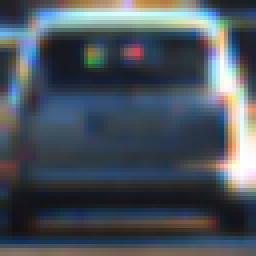
#> input picture Source Code/Module 5 Vehicle Detection/vehicles/1273.png, 64 x 64 px (shown 4 times larger); its folder holds only this picture in this run
$ jupyter execute --allow-errors Vehicle_detection.ipynb   (older library calls are emulated)
#> lines starting #> are read from the running program, lines starting #| are printed output that depends on the picture; after the words box and inside, x2 and y2 are one past the last pixel; in counts of white or black regions, pixels touching at a corner belong together
# Title: Vehicle detection

## 1. Analysis

[cell 1]
from __future__ import print_function

Future is basically the missing compatibilty layer betweeb python 2 and python 3. It allows use to use python 3.x codebase with minimal overhead.

[cell 2]
from skimage.feature import hog

[cell 3]
import matplotlib.image as mpimg

[cell 4]
import matplotlib.pyplot as plt

[cell 5]
import numpy as np

[cell 6]
import cv2

[cell 7]
import glob

[cell 8]
import time

This module provides various time-related functions. For related functionality, see also the datetime and calendar modules.

[cell 9]
from sklearn.svm import LinearSVC

The support vector machines in scikit-learn support both dense (numpy.ndarray and convertible to that by numpy.asarray) and sparse (any scipy.sparse) sample vectors as input. However, to use an SVM to make predictions for sparse data, it must have been fit on such data.

[cell 10]
from sklearn.preprocessing import StandardScaler

Standardize a dataset along any axis.
Center to the mean and component wise scale to unit variance.

[cell 11]
from sklearn.model_selection import train_test_split

Model selection and evaluation using tools, such as model_selection.GridSearchCV and model_selection.cross_val_score, take a scoring parameter that controls what metric they apply to the estimators evaluated.

[cell 12]
import pickle

The pickle module implements a fundamental, but powerful algorithm for serializing and de-serializing a Python object structure. “Pickling” is the process whereby a Python object hierarchy is converted into a byte stream, and “unpickling” is the inverse operation, whereby a byte stream is converted back into an object hierarchy.

[cell 13]
#image = mpimg.imread('test_images/test1.jpg')
#return value of imread is numpy.array
#define a function to compute a colour histogram
#We need to change bin_range if reading .png file with mpimg
# [156 lines left out: functions color_hist, bin_spatial, get_hog_features, extract_features, not called in this run]

cars = glob.glob('vehicles/**/*.png', recursive = True)
not_cars = glob.glob('non-vehicles/**/*.png', recursive = True)

#Reduce the sample size
sample_size = 10
cars = cars[0:sample_size]
not_cars = not_cars[0:sample_size]

#select one car by index randomly
#> (the rest of this cell did not finish here and is left out)

## 2. Linear SVM

### 2.1 Set parameters used to call extract features:

[cell 14]
color_space = "RGB"
orient = 9
pix_per_cell = 8
cell_per_block = 2
hog_channel = 'ALL'
spatial_size = (32,32)
hist_bins = 32
spatial_feat = True
hist_feat = True
hog_feat = True

def color_hist(image, nbins=32, bins_range=(0,256)):
    #compute the histogram for RGB channels separately
    rhist = np.histogram(image[:,:,0], bins = 32, range = (0,256))
    ghist = np.histogram(image[:,:,1], bins = 32, range = (0,256))
    bhist = np.histogram(image[:,:,2], bins = 32, range = (0,256))

    #Generating bin centers
    bin_edges = rhist[1]
    bin_centers = (bin_edges[1:] + bin_edges[0:len(bin_edges)-1])/2

    #Now we concatenate the histograms for R, G, B into a single feature vector
    hist_features = np.concatenate((rhist[0], ghist[0], bhist[0]))
    return hist_features

#define a function to compute binned color features
def bin_spatial(img, size=(32, 32)):

    features = cv2.resize(img, size).ravel()
    #ravel() creates a flattened 1-D array
    return features


#define a function to return HOG features and visualization
def get_hog_features(img, orient = 8, pix_per_cell = 8, cell_per_bock = 2, vis = True, feature_vec = True):
    #If visualization is turned on ie vis == True, then return even the visualization. Else just return the features
    if vis == True:
        features, hog_image = hog(img, orientations=orient,
                                  pixels_per_cell=(pix_per_cell,pix_per_cell),
                                  cells_per_block=(cell_per_bock,cell_per_bock),
                                  visualise=vis, transform_sqrt=False,
                                  feature_vector=feature_vec, normalise=None)
        return features, hog_image
    else:
        features = hog(img, orientations=orient,
                       pixels_per_cell = (pix_per_cell,pix_per_cell),
                       cells_per_block=(cell_per_bock,cell_per_bock),
                       visualise=vis, transform_sqrt=False,
                       feature_vector=feature_vec, normalise=None)
        return features

#define a function to extract features from a list of images
def extract_features(images, color_space = 'RGB', spatial_size = (32,32),
                     hist_bins = 32, orient = 9,
                     pix_per_cell = 8, cell_per_block = 2, hog_channel = 0,
                     spatial_feat = True, hist_feat = True, hog_feat = True,
                     viz = False, viz_only = False, hog_viz_name = "", viz_title = "HOG Visualization"):

    features = []
    for file in images:
        #File to store features of individual images
        file_features = []
        img = mpimg.imread(file)
        #The value of img will be the dimensions width X height given as array. Type is numpy.ndarray

        if color_space != 'RGB':
            if color_space == 'HSV':
                feature_image = cv2.cvtColor(img, cv2.COLOR_RGB2HSV)
            if color_space == 'LUV':
                feature_image = cv2.cvtColor(img, cv2.COLOR_RGB2LUV)
            if color_space == 'HLS':
                feature_image = cv2.cvtColor(img, cv2.COLOR_RGB2HLS)
            if color_space == 'YUV':
                feature_image = cv2.cvtColor(img, cv2.COLOR_RGB2YUV)
            if color_space == 'YCrCb':
                feature_image = cv2.cvtColor(img, cv2.COLOR_RGB2YCrCb)
        else:
            feature_image = np.copy(img)

        #Apply Spatial binning and color conversion
        if spatial_feat == True:
            spatial_features = bin_spatial(feature_image, spatial_size)
            file_features.append(spatial_features)
        #Apply color histogram
        if hist_feat == True:
            hist_features = color_hist(feature_image, nbins=hist_bins)
            #print("The returned value of hist features is :", hist_features)
            #print("Length is: ", len(hist_features))
            file_features.append(hist_features)
        #Call get_hog_features() with vis = False, feature_vec = True
        if hog_feat == True:
            if viz == True:
                if hog_channel == 'ALL':
                    hog_features = []
                    for channel in range(feature_image.shape[2]):
                        hog_feature, hog_image = get_hog_features(feature_image[:,:,channel],
                                                                  orient, pix_per_cell, cell_per_block,
                                                                  vis=True, feature_vec=True)
                        hog_features.append(hog_feature)
                    hog_features = np.ravel(hog_features)

                else:
                    hog_features, hog_image = get_hog_features(feature_image[:,:,hog_channel],
                                                               orient, pix_per_cell, cell_per_block,
                                                               vis=True, feature_vec=True)
                    print("The hog_features are: ", len(hog_features), type(hog_features))
                    print("The hog_image: ", len(hog_image), type(hog_image))
                #Plot HOG visualization
                #Show only ther HOG image
                if viz_only == True:
                    fig = plt.figure()
                    plt.imshow(hog_image)
                    plt.title(viz_title)
                    #plt.show()
                    #plt.savefig(hog_viz_name, bbox_inches='tight')
                #Show both the original and HOG image side by side for better comparison
                else:
                    fig = plt.figure()
                    plt.subplot(121)
                    plt.imshow(feature_image)
                    plt.title('Sample image')
                    plt.subplot(122)
                    plt.imshow(hog_image)
                    plt.title('Example HOG visualization')
                    #plt.show()
                    #plt.savefig(hog_viz_name + "_double", bbox_inches='tight')

            #Now, if viz == False
            #Same as the previous step, except that here we are not going to plot the images.
            else:
                if hog_channel == 'ALL':
                    hog_features = []
                    for channel in range(feature_image.shape[2]):
                        hog_feature = get_hog_features(feature_image[:,:,channel],
                                                       orient, pix_per_cell, cell_per_block,
                                                       vis=False, feature_vec=True)
                        hog_features.append(hog_feature)
                    hog_features = np.ravel(hog_features)
                else:
                    hog_features = get_hog_features(feature_image[:,:,hog_channel],
                                                    orient, pix_per_cell, cell_per_block,
                                                    vis=False, feature_vec=True)

            #Append the new feature vector to the features list
            file_features.append(hog_features)
            #print("Length of file_featuers on appending hog_features : ", len(file_features))
        features.append(np.concatenate(file_features))
    #Return the list of feature vectors
    return features

cars = glob.glob('vehicles/**/*.png', recursive = True)
not_cars = glob.glob('non-vehicles/**/*.png', recursive = True)

#Reduce the sample size
#sample_size = 5
#cars = cars[0:sample_size]
#not_cars = not_cars[0:sample_size]

#call the funtion on the image/images
car_features = extract_features(cars, color_space=color_space,
                                spatial_size=spatial_size,
                                hist_bins=hist_bins, orient=orient,
                                pix_per_cell=pix_per_cell,
                                cell_per_block=cell_per_block,
                                hog_channel='ALL', spatial_feat=spatial_feat,
                                hist_feat=hist_feat, hog_feat=hog_feat,
                                viz=False)
#> in extract_features, img is the input picture: shape (64, 64, 3) float32; mean R, G, B 0.288, 0.323, 0.36
#> in bin_spatial, `features = cv2.resize(img, size).ravel()`: features = 3072 values, max 1 at index 851, min 0.0637 at index 603, mean 0.324
#> in extract_features, `spatial_features = bin_spatial(feature_image, spatial_size)`: spatial_features has the same summary as features in bin_spatial
#> in color_hist, `bin_edges = rhist[1]`: bin_edges = 33 values from 0 to 256
#> in color_hist, `bin_centers = (bin_edges[1:] + bin_edges[0:len(bin_edges)-1])/2`: bin_centers = 32 values from 4 to 252
#> in color_hist, `hist_features = np.concatenate((rhist[0], ghist[0], bhist[0]))`: hist_features = 96 values, max 4096 at index 0, min 0 at index 1, mean 128
#> after the loop in extract_features, `for channel in range(feature_image.shape[2]):`: hog_features = 3 items
#> in extract_features, `hog_features = np.ravel(hog_features)`: hog_features = 5292 values, max 0.618 at index 3604, min 0 at index 7, mean 0.109
#> car_features = 1 item
not_car_features = extract_features(not_cars, color_space=color_space,
                                spatial_size=spatial_size,
                                hist_bins=hist_bins, orient=orient,
                                pix_per_cell=pix_per_cell,
                                cell_per_block=cell_per_block,
                                hog_channel='ALL', spatial_feat=spatial_feat,
                                hist_feat=hist_feat, hog_feat=hog_feat,
                                viz=False)

#Type of x is numpy.ndarray
#it will have the length = 10 cars + 10 not-cars = 20
#> (the rest of this cell did not finish here and is left out)

## 3. Sliding window

[cell 15]
#implement a sliding window and use your trained classifier to search for vehicles in images
#The function takes an image, start and stop positions in both x and y, window size(x and y dimensions),
#and overlap fraction (for both x and y)
#Default xy_window is 64 X 64 and there is 50% overlap
def slide_window(img, x_start_stop = [None, None], y_start_stop = [None, None],
                 xy_window = (64,64), xy_overlap = (0.5,0.5)):

    """
    print(x_start_stop)
    print(y_start_stop)

    If we call the function plainly without providing the x_start_stop and y_start_stop, then the output is:
    [None, None]
    [None, None]
    """


    #if x and/or y start/stop positions are not defined, set to image size
    if x_start_stop[0] == None:
        x_start_stop[0] = 0
    if x_start_stop[1] == None:
        x_start_stop[1] = img.shape[1]

    if y_start_stop[0] == None:
        y_start_stop[0] = 0
    if y_start_stop[1] == None:
        y_start_stop[1] = img.shape[0]

    """
    It will be list as the default args is [None, None]
    print(x_start_stop)
    print(type(x_start_stop))

    Output:
    [0, 1280]
    <class 'list'>
    ------------------------
    print(y_start_stop)
    print(type(y_start_stop))

    Output:
    [0, 720]
    <class 'list'>
    """

    #Compute the span of the region to be searched
    x_span = x_start_stop[1] - x_start_stop[0]
    y_span = y_start_stop[1] - y_start_stop[0]

    #here we can select how much region of our image we want to scan. As the car can be in any region, and not any sepcific
    #part, we will scan the entire image.
    #print(x_span)  #Output: 1280 and type is int
    #print(y_span)  #Output: 720  and type is int

    #Compute the number of pixels per step in x/y
    nx_pix_per_step = np.int(xy_window[0] * (1 - xy_overlap[0]))
    ny_pix_per_step = np.int(xy_window[1] * (1 - xy_overlap[1]))

    """
    This is the size of the window leaving the overlapped part, eg the four corners
    print(nx_pix_per_step)
    print(type(nx_pix_per_step))

    Output:
    160
    <class 'int'>

    print(ny_pix_per_step)
    print(type(ny_pix_per_step))

    Output:
    160
    <class 'int'>

    """

    #Compute the number of windows in x/y
    nx_buffer = np.int(xy_window[0] * xy_overlap[0])
    ny_buffer = np.int(xy_window[1] * xy_overlap[1])
    nx_windows = np.int((x_span - nx_buffer) / nx_pix_per_step)
    # ie 1280 - 40 == 1240. 1240 / 160 == 7
    ny_windows = np.int((y_span - ny_buffer) / ny_pix_per_step)
    #ie 720 - 40 == 680. 680 / 160 == 4
    """
    Here, it shows how many pixels are overlapped, ie 200 - 160 = 40 as 20% of 200 is 40
    print(nx_buffer)
    print(ny_buffer)

    Output:
    40
    40

    print(nx_windows)
    print(ny_windows)

    Output:
    7
    4
    """
    #Initialize a list to append window positions to
    window_list = []

    #Loop through finding x and y window positions
    #Note: You could vectorize this step, but in practice you'll be considering windows
    #one by one with your classifier, so looping makes sense

    #ys goes form 0 to 3 ie 4 vertical windows
    #xs goes form 0 to 6 ie 7 horizontal windows
    for ys in range(ny_windows):
        for xs in range(nx_windows):

            #Calculate window position
            startx = xs * nx_pix_per_step + x_start_stop[0]
            endx = startx + xy_window[0]
            # Eg: xs = 0. Therefore, 0 * 160 + 0 = 0
            # Eg: xs = 1. Therefore, 1 * 160 + 0 = 160
            # Eg: xs = 2. Therefore, 2 * 160 + 0 = 320, etc
            #add 200 to the value of startx as our window is 200 X 200
            #Thus draw boxes with x co-ordinates as 0 to 200, 160 to 360, 320 to 520 and so on

            #Sample output of 3 boxes: [((0, 0), (200, 200)), ((160, 0), (360, 200)), ((320, 0), (520, 200)),......
            starty = ys * ny_pix_per_step + y_start_stop[0]
            endy = starty + xy_window[1]
            #add 200 to the value of starty as out window is 200 X 200

            #Append window position to list
            #Add these co-ordinates to the window_list and this list will be used by draw_boxes funtion to draw the boxes
            window_list.append(((startx, starty), (endx, endy)))
    print(window_list)
    #Return the list of windows
    return window_list

image = mpimg.imread('test5.jpg')
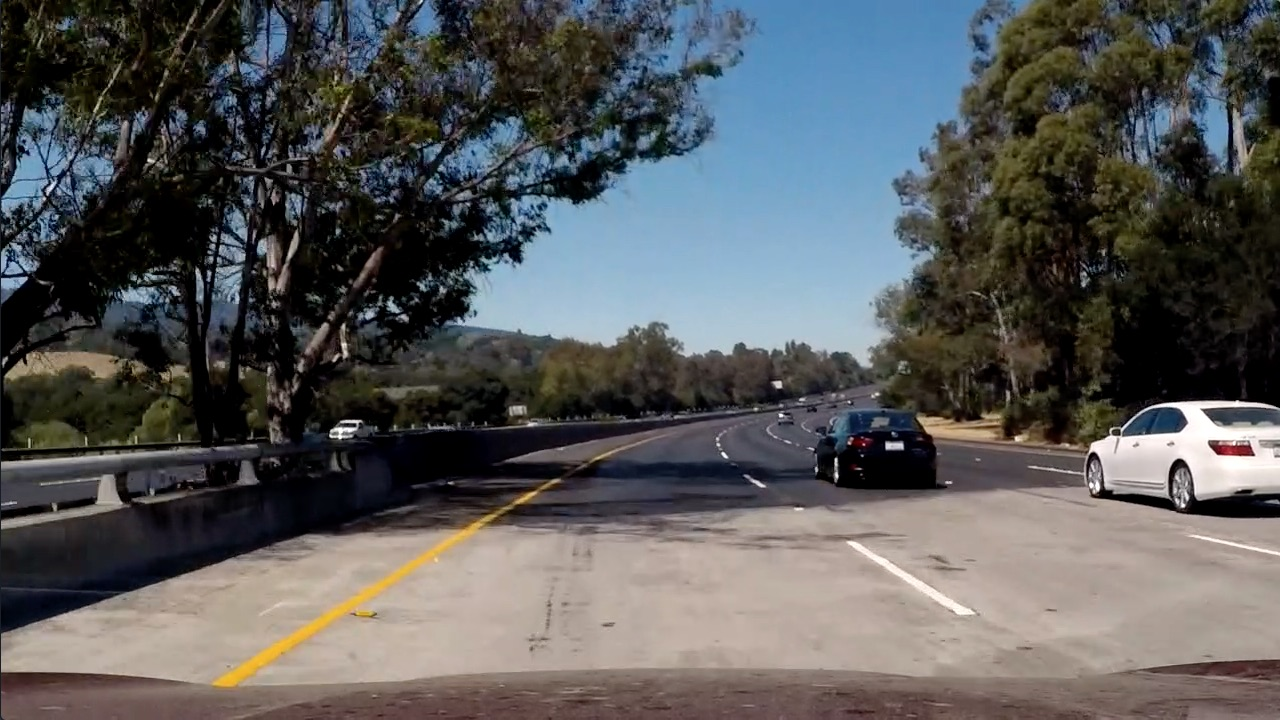
#> input picture Module : Lane Detection and Marking/test_images/test5.jpg, 1280 x 720 px, found by its file name
#> image is the input picture: shape (720, 1280, 3); mean R, G, B 88.5, 89.3, 89.8
#Given image is of the dimensions 1280 X 720

# #Define a function to draw bounding boxes
#It takes as input an image, a list of bounding boxes and an optional color tuple and line thickness
#as inputs and then draws boxes in that color on the output

def draw_boxes(img, bboxes, color = (0,0,255), thick = 6):
    #make a copy of the image and then draw on it
    imcopy = np.copy(img)
    #Iterate through the bounding boxes
    for bbox in bboxes:
        #Draw a rectangle given bbox co-ordinates
        #Write a text above the window to indicate the type of object detected
        #print(bbox[0][0], bbox[1][1]) will print the value of the left top coordinates of the box
        #We print the text 'vehicle' of white color on top of every window and also draw the rectange of blue color.
        font = cv2.FONT_HERSHEY_SIMPLEX
        #cv2.putText(imcopy, 'vehicle', (bbox[0][0], bbox[1][1]), font, 1, (255, 255, 255), 2, cv2.LINE_AA)
        cv2.rectangle(imcopy, bbox[0], bbox[1], color, thick)

    #return the image copy with the boxes drawn
    return imcopy

w_list = slide_window(image, xy_window=(200,200), xy_overlap=(0.2,0.2))
#> (printed output is left out)
#> w_list = 28 items
result = draw_boxes(image, w_list)
#> the loop in draw_boxes, `for bbox in bboxes: #Draw a rectangle given bbox co-ordinates #Write a..` made 28 passes
#> bbox on passes 1 to 12: ((0, 0), (200, 200)), ((160, 0), (360, 200)), ((320, 0), (520, 200)), ((480, 0), (680, 200)), ((640, 0), (840, 200)), ((800, 0), (1000, 200)), ((960, 0), (1160, 200)), ((0, 160), (200, 360)), ((160, 160), (360, 360)), ((320, 160), (520, 360)), ((480, 160), (680, 360)), ((640, 160), (840, 360))
#> after the loop in draw_boxes, `for bbox in bboxes:`:
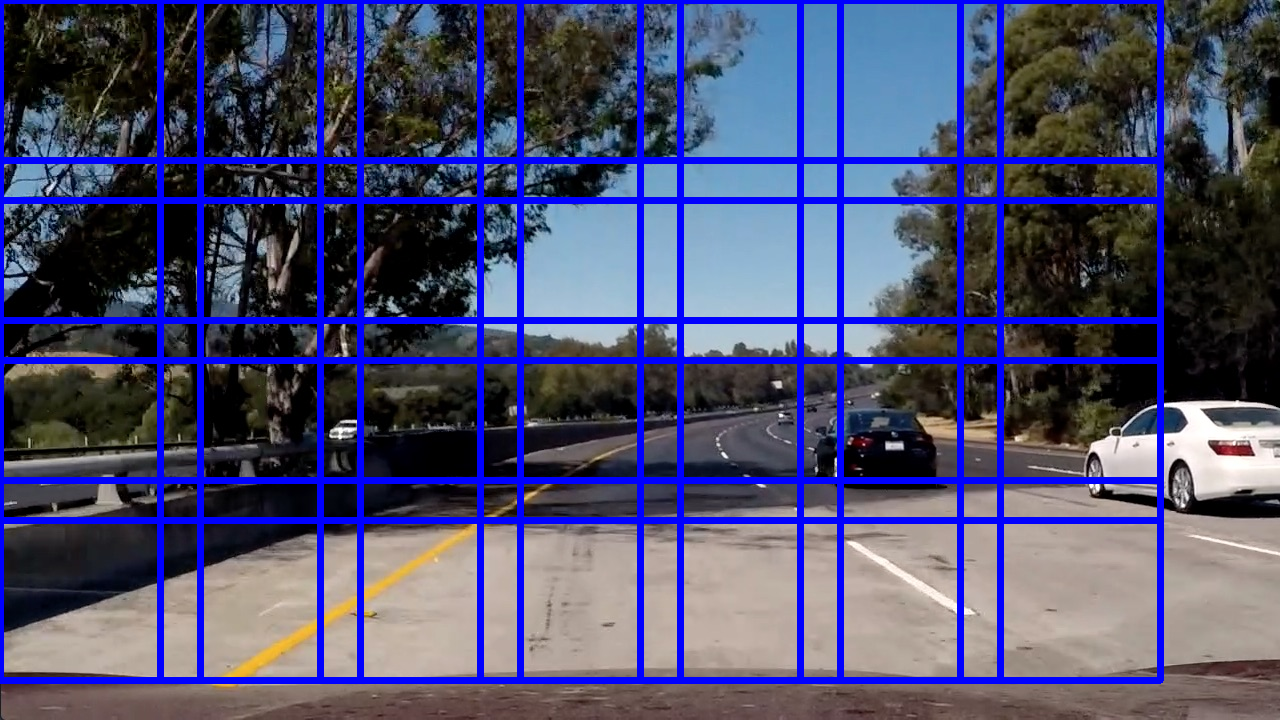
#> imcopy: shape (720, 1280, 3); 13.2% of pixels changed, all inside (x1, y1, x2, y2) = (0, 0, 1164, 684)

#Here we simply display the output
plt.figure(figsize=(20,20))
plt.imshow(result)
plt.title('Image with 200 X 200 window and 20% overlap (normal case)')
plt.show()
